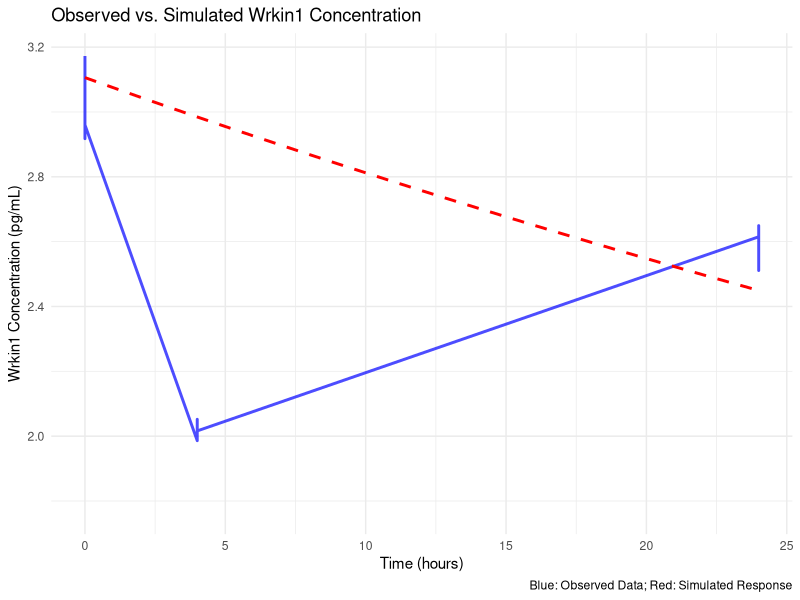
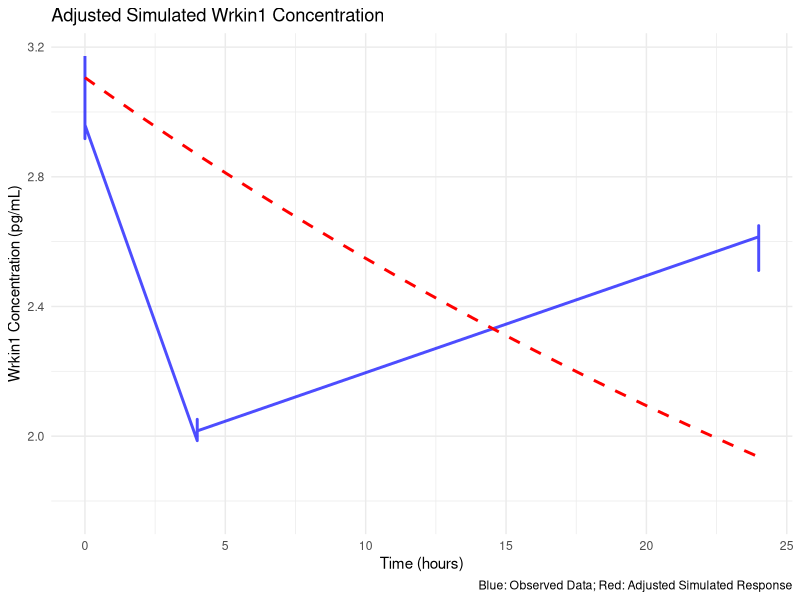

Source code (R) for these figures, in order:
# Load necessary libraries
library(deSolve)
library(ggplot2)

# Load pharmacodynamic data
mad_PD <- read.csv("cureaprobex_MAD_PD.csv")
Dose = 1
mad_PD <- subset(mad_PD, dose == Dose)

# Define parameters (you might want to adjust these)
theta <- list(
  Ka = 0.1,          # absorption rate constant
  V1 = 10,          # volume of the central compartment
  k12 = 0.5,        # rate constant for distribution from central to peripheral
  k21 = 0.3,        # rate constant for distribution from peripheral to central
  Ke = 0.05,        # elimination rate constant
  k_inhibition = 0.01,  # rate of inhibition of Wrkin1
  IC50 = 5,         # IC50 for inhibition
  Imax = 1)

# Define initial conditions
Dose <- 1  # 1 mg = 1000 µg
inits <- c(a_depot = Dose, 
           C1 = 0, 
           C2 = 0,
           Wrkin1 = 3.106001)  # Initial Wrkin1 concentration based on observed data

# Simulation settings
hours <- 24          # Simulate for 24 hours
times <- seq(0, hours, by = 1)  # Time vector in hours

# Define the model function
model <- function(time, inits, theta) {
  with(as.list(c(inits, theta)), {
    
    # Depot (GI) compartment dynamics
    dA_depot_dt <- -Ka * a_depot
    dC1_dt <- (Ka * a_depot - k12 * C1 + k21 * C2 - Ke * C1) / V1
    dC2_dt <- k12 * C1 - k21 * C2
    
    # Inhibition of Wrkin1 production
    inhibition <- 1 - ((Imax * C1) / (IC50 + C1))
    
    # Rate of change of Wrkin1
    dWrkin1_dt <- -k_inhibition * Wrkin1 * inhibition
    
    # Return list of derivatives
    list(c(dA_depot_dt, dC1_dt, dC2_dt, dWrkin1_dt))
  })
}

# Run the simulation using ode solver
out <- ode(y = inits, times = times, func = model, parms = theta)

# Convert output to a data frame for plotting
results_df <- as.data.frame(out)

# Plot observed data and simulated response
ggplot() +
  geom_line(data = mad_PD, aes(x = time_hr, y = wrkin1_pg_ml), color = "blue", size = 1, alpha = 0.7) +  # Observed data
  geom_line(data = results_df, aes(x = time, y = Wrkin1), color = "red", size = 1, linetype = "dashed") +  # Simulated response
  labs(title = "Observed vs. Simulated Wrkin1 Concentration",
       x = "Time (hours)",
       y = "Wrkin1 Concentration (pg/mL)",
       caption = "Blue: Observed Data; Red: Simulated Response") +
  theme_minimal() +
  xlim(0, 24)  # Limit x-axis to first 24 


# Example: Adjust parameters and run simulations
adjusted_params <- function(ka, k_inh, ic50, imax) {
  theta <- list(
    Ka = ka,
    V1 = 10,
    k12 = 0.5,
    k21 = 0.3,
    Ke = 0.05,
    k_inhibition = k_inh,
    IC50 = ic50,
    Imax = imax
  )
  
  out <- ode(y = inits, times = times, func = model, parms = theta)
  return(as.data.frame(out))
}

# Example usage
results_df_adjusted <- adjusted_params(0.15, 0.02, 4, 1)  # Adjust these values as needed

# Plot adjusted results
ggplot() +
  geom_line(data = mad_PD, aes(x = time_hr, y = wrkin1_pg_ml), color = "blue", size = 1, alpha = 0.7) +  # Observed data
  geom_line(data = results_df_adjusted, aes(x = time, y = Wrkin1), color = "red", size = 1, linetype = "dashed") +  # Adjusted simulated response
  labs(title = "Adjusted Simulated Wrkin1 Concentration",
       x = "Time (hours)",
       y = "Wrkin1 Concentration (pg/mL)",
       caption = "Blue: Observed Data; Red: Adjusted Simulated Response") +
  theme_minimal() +
  xlim(0, 24)  # Limit x-axis to first 24 hours
